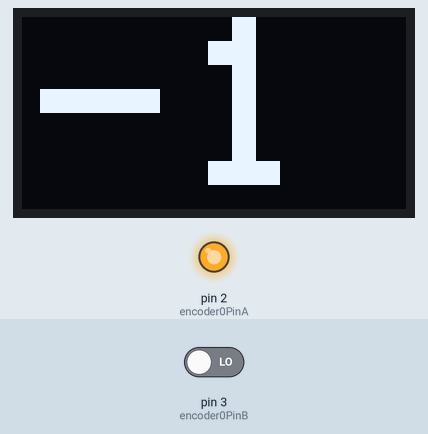
This sketch was run on a simulated Arduino Uno, built with avr-gcc and run on an emulated ATmega328P. Shown: 128×64 one-colour display, output pins drawn as LEDs (lit = HIGH). Inputs (shaded band) come from the test bench; at power-on: pin 3 (encoder0PinB) LOW. What the sketch prints to the serial monitor is not drawn.

Above: at 0.1 s.

The sketch:

peter_rotary_oled_serial.ino
```cpp
/* Read Quadrature Encoder
  * Connect Encoder to Pins encoder0PinA, encoder0PinB, and +5V.
  *
  * Sketch by max wolf / www.meso.net
  * v. 0.1 - very basic functions - mw 20061220
  *
  */

int val = -1;
int encoder0PinA = 2;
int encoder0PinB = 3;
int encoder0PinClick = 4;
int encoder0Pos = 0;
int encoder0PinALast = LOW;
int n = LOW;
int c = LOW;
int clickstate = LOW;

// -------------- prepare display

#include <Wire.h>

#include <Adafruit_GFX.h>
#include <Adafruit_SSD1306.h>

#define OLED_RESET 4
Adafruit_SSD1306 display(OLED_RESET);

void setup() {

  // -------------- setup encoder

  pinMode (encoder0PinA, INPUT);
  pinMode (encoder0PinB, INPUT);
  pinMode (encoder0PinClick, INPUT);

  // -------------- setup display

  display.begin(SSD1306_SWITCHCAPVCC, 0x3C);
  display.setTextColor(WHITE);
  display.clearDisplay();

  display.setCursor(6, 0);
  display.setTextSize(8);
  display.println("*FOO*");
  display.display();

  // -------------- setup serial

    pinMode(2, OUTPUT);
    digitalWrite(2, HIGH);

  Serial.begin(115200);

  //while(!Serial);

  /*
  while (!Serial) {
    ; // wait for Serial to connect
  }
  */
}

void loop() {

  c = digitalRead(encoder0PinClick);
  if (c != clickstate) {
    if (c == LOW) {
      Serial.print ("click down\n");
    } else {
      Serial.print ("click up\n");
    }
    clickstate = c;
  }

  n = digitalRead(encoder0PinA);
  if ((encoder0PinALast == LOW) && (n == HIGH)) {
    if (digitalRead(encoder0PinB) == HIGH) {
      encoder0Pos++;
    } else {
      encoder0Pos--;
    }
    Serial.print (encoder0Pos);
    Serial.print ("\n");

    display.clearDisplay();
    display.setCursor(6, 0);
    display.println(encoder0Pos);
    display.display();
  }
  encoder0PinALast = n;
}
```
